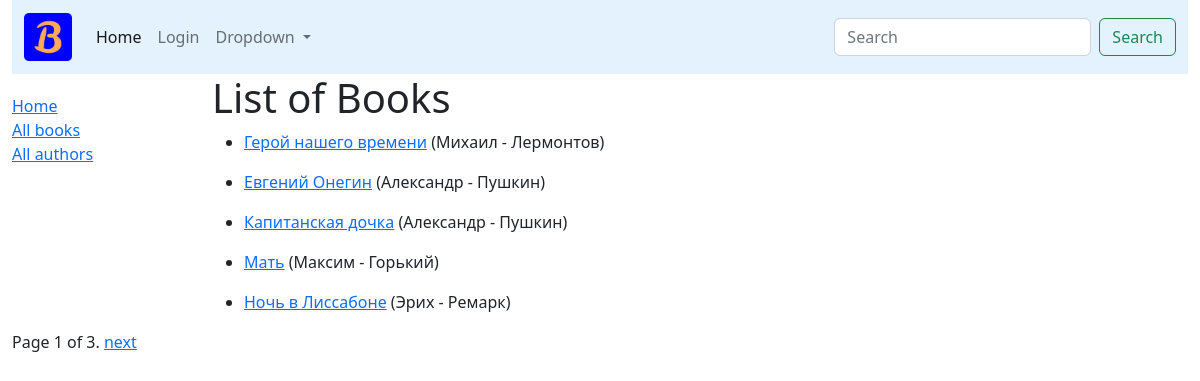
The page /books/ on the database its author committed.
### catalogue/models.py (models this page shows, shortened)
class Book(models.Model):
    title = models.CharField(max_length=100)
    author = models.ForeignKey('Author', on_delete=models.SET_NULL, null=True)
    summary = models.TextField(max_length=250, help_text='Brief Description')
    isbn = models.CharField('ISBN', max_length=13, help_text='13 characters long')
    genre = models.ManyToManyField(Genre, help_text='select a Genre')
    language = models.ForeignKey('Language', on_delete=models.SET_NULL, null=True)
    class Meta:
        ordering = ['title']
    def display_genre(self):
        return ', '.join([genre.name for genre in self.genre.all()[:3]])
    display_genre.short_description = 'Genre'
    def get_absolute_url(self):
        return reverse('catalogue:book-detail', kwargs={'pk': self.pk})

class Author(models.Model):
    first_name = models.CharField(max_length=50)
    last_name = models.CharField(max_length=50)
    date_of_birth = models.DateField(null=True, blank=True)
    date_of_death = models.DateField('Died', null=True, blank=True)
    class Meta:
        ordering = ['last_name', 'first_name']
    def __str__(self):
        return f'{self.first_name} - {self.last_name}'

### catalogue/views.py (the view)
# urls.py: path('books/', views.BookListView.as_view(), name='books'),
class BookListView(ListView):
    model = Book
    paginate_by = 5

### templates/catalogue/book_list.html (shortened to what this page needs)
{% extends '_base.html' %}
{% block content %}
<h1>List of Books</h1>
{% for book in book_list %}
<ul>
    <li><a href="{{ book.get_absolute_url }}">{{ book.title }}</a>
        ({{ book.author }})
    </li>
</ul>
{% empty %}
<p>No Books Yet!</p>
{% endfor %}
{% endblock content %}

### rows shown on the page
Book: title "Герой нашего времени", author "Михаил - Лермонтов"
Book: title "Евгений Онегин", author "Александр - Пушкин"
Book: title "Капитанская дочка", author "Александр - Пушкин"
Book: title "Мать", author "Максим - Горький"
Book: title "Ночь в Лиссабоне", author "Эрих - Ремарк"

### other values the page prints
{{ page_obj.number }} "1"
{{ page_obj.paginator.num_pages }} "3"
